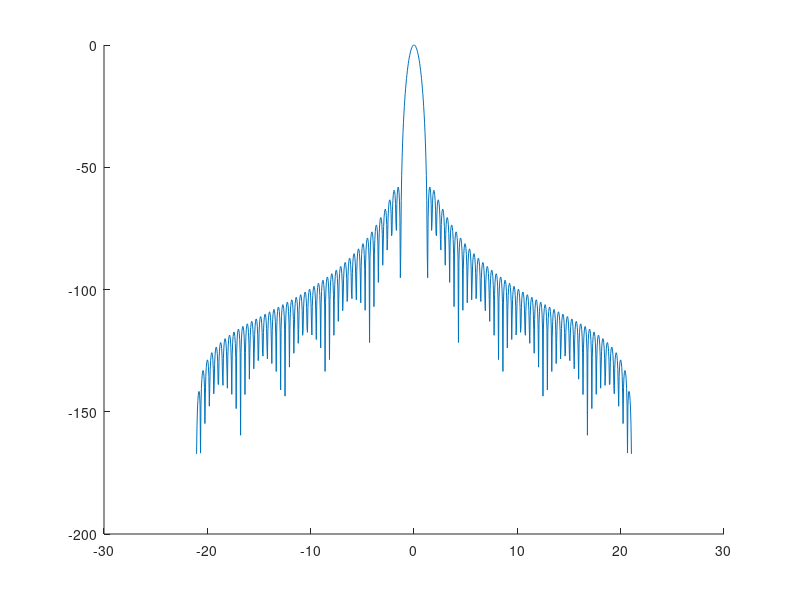

Write MATLAB code to recreate this figure.
function h = fmcw_gwin(winfunh,varargin)

% fmcw_gblack(winfunh,varargin)
%
% args: winfunh funtion handle for window (e.g. @blackman)
% varargin: plot args for line
% 
% Plot a window centred at the mouse click (in dB scale)
% note: this is only valid for standard centre ferquency and bandwidth
%
% Craig Stewart
% 2014/6/5
%
% example use
%h(1) = fmcw_gwin(@blackman,'r');
%h(2) = fmcw_gwin(@blackmanharris,'g');
%h(3) = fmcw_gwin(@nuttallwin,'b');
%legend(h,{'blackman','blackmanharris','nuttallwin'})

if nargin == 0
    winfunh = @blackman;
end

% Plot parameters
p = 10; % pad factor (interpolate)
n = 99; % number of frequency bins to plot (must be odd)
N = n*p; % total points

% Radar parameters
er = 3.1;
c = 3e8; % velocity
B = 2e8; % bandwidth
dr = c/(2*p*B*sqrt(er)); % Brennan eq 14 rearranged 

% Get centre point
[x0,y0] = ginput(1);
if isempty(x0)
    x0 = 0;
    y0 = 0;
end

% Make window (zero padding and circshifting by half win length to keep phase flat)
w  = window(winfunh,n);
wpad = [w; zeros(n*(p-1),1)];
xn = 0.5*(n-1);
wpads = circshift(wpad,[-xn 0]); % phase centre
a = fft(wpads);
a = fftshift(a);
a = a(2:end);

% Recentre at mouse click
x = x0 + dr*[-N/2+1:N/2-1];
y = y0 + 20*log10(abs(a))- 20*log10(max(abs(a)));

% Plot
% Amplitude
hold on,
h = plot(x,y,varargin{:});

% % Phase (if a phase axis is present)
% pax = findobj('tag','pax');
% if ~isempty(pax);
%     axes(pax)
%     hold on
%     h(2) = plot(x,angle(a),varargin{:});
% end
